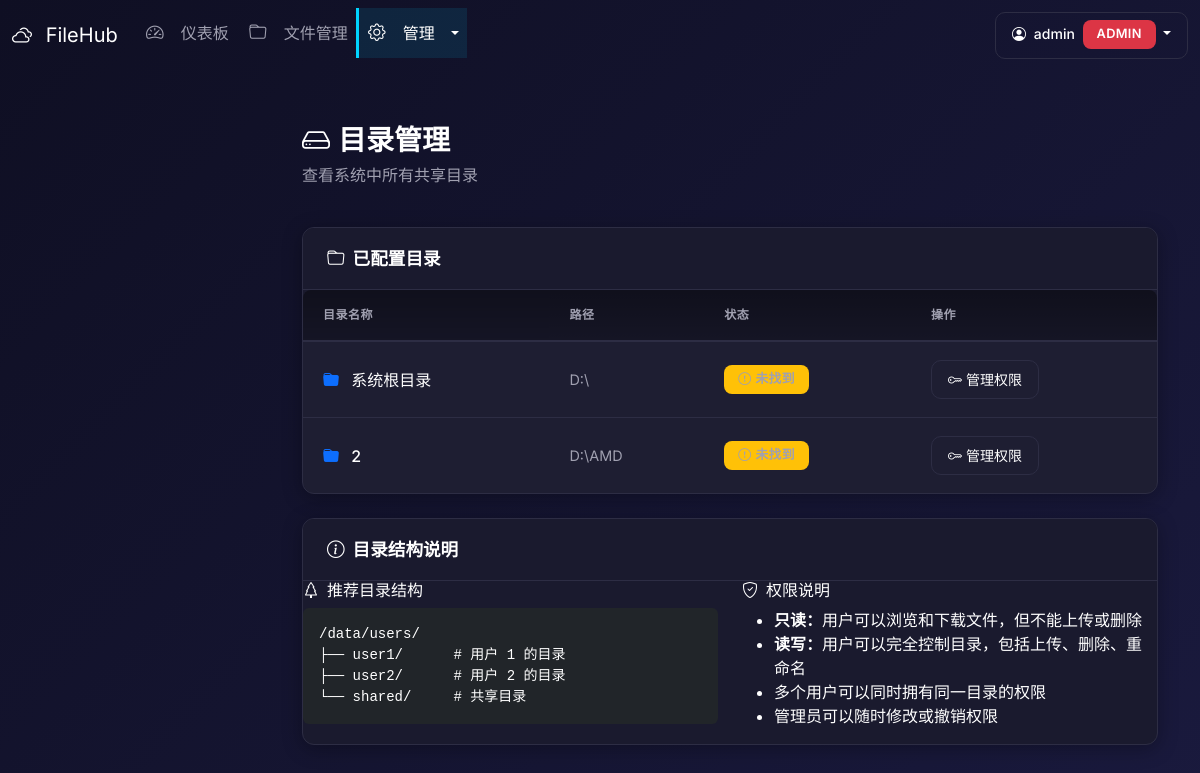
Before: /admin/directories (signed in) with the older database file.
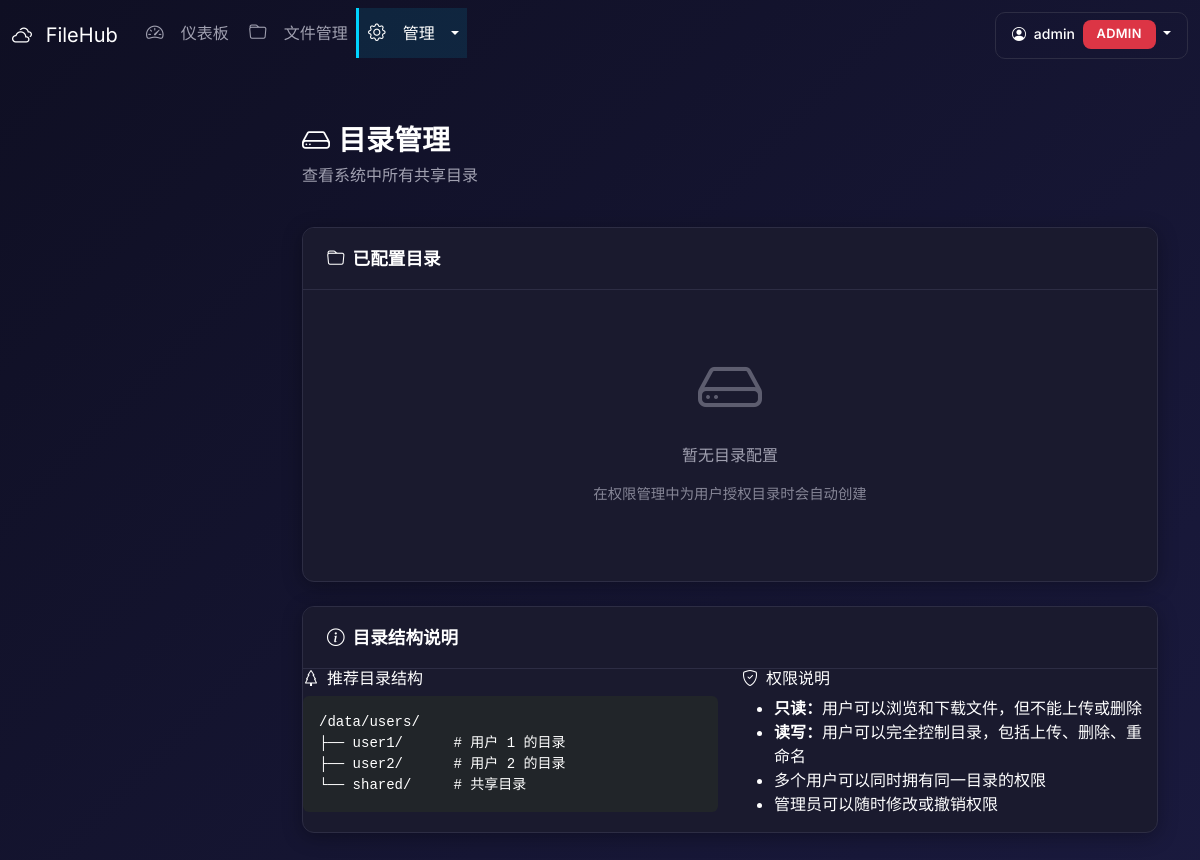
After: the same page with the newer database file.
### database.py (models this page shows, shortened)
class Permission(Base):
    __tablename__ = 'permissions'
    id = Column(Integer, primary_key=True, autoincrement=True)
    user_id = Column(Integer, ForeignKey('users.id', ondelete='CASCADE'), nullable=False, index=True)
    directory_path = Column(String(500), nullable=False, index=True)
    directory_name = Column(String(100), nullable=False)  # 目录显示名称
    permission_level = Column(String(10), nullable=False)  # read, write
    granted_at = Column(DateTime, default=datetime.now)
    granted_by = Column(Integer, ForeignKey('users.id'), nullable=True)
    user = relationship('User', back_populates='permissions', foreign_keys='Permission.user_id')

### app.py (the view)
@app.route('/admin/directories')
@login_required
@admin_required
def admin_directories():
    db = get_session()
    try:
        perms = db.query(Permission.directory_path, Permission.directory_name).distinct().all()
        directories = [{'path': p.directory_path, 'name': p.directory_name} for p in perms]
        return render_template('admin/directories.html', directories=directories)
    finally:
        db.close()

### app.py (called while the page is built)
@app.template_test('directory_exists')
def is_directory_exists(path):
    return os.path.isdir(path) if path else False

### auth.py (called while the page is built)
def get_user_by_id(user_id):
    db = get_session()
    try:
        return db.query(User).filter(User.id == user_id).first()
    finally:
        db.close()

def login_required(f):
    @wraps(f)
    def decorated_function(*args, **kwargs):
        if 'user_id' not in session:
            if request.path.startswith('/api/'):
                return jsonify({'success': False, 'error': '请先登录'}), 401
            flash('请先登录', 'warning')
            return redirect(url_for('login', next=request.url))
        return f(*args, **kwargs)
    return decorated_function

### database.py (called while the page is built)
def get_session():
    return Session()

### templates/admin/directories.html (shortened to what this page needs)
{% extends "base.html" %}
{% block content %}
<div class="row mb-4">
    <div class="col-12">
        <h2 class="page-title">
            <i class="bi bi-hdd me-2"></i>目录管理
        </h2>
        <p class="text-muted">查看系统中所有共享目录</p>
    </div>
</div>
<div class="content-card">
    <div class="card-header-custom">
        <h5><i class="bi bi-folder me-2"></i>已配置目录</h5>
    </div>
    <div class="card-body-custom">
        {% if directories %}
        <div class="table-responsive">
            <table class="table table-hover">
                <thead>
                    <tr>
                        <th>目录名称</th>
                        <th>路径</th>
                        <th>状态</th>
                        <th>操作</th>
                    </tr>
                </thead>
                <tbody>
                    {% for dir in directories %}
                    <tr>
                        <td>
                            <i class="bi bi-folder-fill me-2 text-primary"></i>
                            {{ dir.name }}
                        </td>
                        <td class="text-muted small">{{ dir.path }}</td>
                        <td>
                            {% if dir.path is directory_exists %}
                            <span class="badge bg-success"><i class="bi bi-check-circle me-1"></i>存在</span>
                            {% else %}
                            <span class="badge bg-warning text-dark"><i class="bi bi-exclamation-circle me-1"></i>未找到</span>
                            {% endif %}
                        </td>
                        <td>
                            <a href="{{ url_for('admin_permissions') }}"
                               class="btn btn-sm btn-outline-light">
                                <i class="bi bi-key me-1"></i>管理权限
                            </a>
                        </td>
                    </tr>
                    {% endfor %}
                </tbody>
            </table>
        </div>
        {% else %}
        <div class="empty-state">
            <i class="bi bi-hdd display-4"></i>
            <p class="mt-3">暂无目录配置</p>
            <p class="text-muted small">在权限管理中为用户授权目录时会自动创建</p>
        </div>
        {% endif %}
    </div>
</div>
<div class="content-card mt-4">
    <div class="card-header-custom">
        <h5><i class="bi bi-info-circle me-2"></i>目录结构说明</h5>
    </div>
    <div class="card-body-custom">
        <div class="row">
            <div class="col-md-6">
                <h6><i class="bi bi-tree me-2"></i>推荐目录结构</h6>
                <pre class="bg-dark p-3 rounded"><code>/data/users/
├── user1/      # 用户 1 的目录
├── user2/      # 用户 2 的目录
└── shared/     # 共享目录</code></pre>
            </div>
            <div class="col-md-6">
                <h6><i class="bi bi-shield-check me-2"></i>权限说明</h6>
                <ul style="color: #fff;">
                    <li><strong>只读：</strong>用户可以浏览和下载文件，但不能上传或删除</li>
                    <li><strong>读写：</strong>用户可以完全控制目录，包括上传、删除、重命名</li>
                    <li>多个用户可以同时拥有同一目录的权限</li>
                    <li>管理员可以随时修改或撤销权限</li>
                </ul>
            </div>
        </div>
    </div>
</div>
{% endblock %}

Changed rows visible on the page:
removed Permission: name "系统根目录", path "D:\\"
removed Permission: name "2", path "D:\\AMD"
Other visible differences:
text no longer shown: "目录名称 路径 状态 操作"
text now shown: "暂无目录配置 在权限管理中为用户授权目录时会自动创建"
